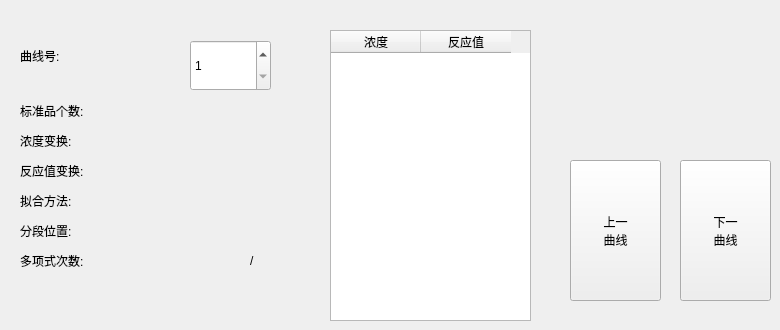
       <widget class="QWidget" name="page_36">
        <widget class="QLabel" name="label_fenduan_p">
         <property name="geometry">
          <rect>
           <x>220</x>
           <y>220</y>
           <width>81</width>
           <height>21</height>
          </rect>
         </property>
         <property name="text">
          <string notr="true"/>
         </property>
        </widget>
        <widget class="QLabel" name="label_124">
         <property name="geometry">
          <rect>
           <x>20</x>
           <y>190</y>
           <width>171</width>
           <height>21</height>
          </rect>
         </property>
         <property name="layoutDirection">
          <enum>Qt::LeftToRight</enum>
         </property>
         <property name="text">
          <string>拟合方法:</string>
         </property>
        </widget>
        <widget class="QTableWidget" name="tableWidget_curve">
         <property name="geometry">
          <rect>
           <x>330</x>
           <y>30</y>
           <width>201</width>
           <height>291</height>
          </rect>
         </property>
         <property name="minimumSize">
          <size>
           <width>0</width>
           <height>80</height>
          </size>
         </property>
         <property name="frameShadow">
          <enum>QFrame::Plain</enum>
         </property>
         <property name="horizontalScrollBarPolicy">
          <enum>Qt::ScrollBarAsNeeded</enum>
         </property>
         <property name="autoScrollMargin">
          <number>14</number>
         </property>
         <attribute name="horizontalHeaderDefaultSectionSize">
          <number>90</number>
         </attribute>
         <column>
          <property name="text">
           <string>浓度</string>
          </property>
         </column>
         <column>
          <property name="text">
           <string>反应值</string>
          </property>
         </column>
        </widget>
        <widget class="QSpinBox" name="spinBox_curve_No">
         <property name="geometry">
          <rect>
           <x>190</x>
           <y>40</y>
           <width>81</width>
           <height>51</height>
          </rect>
         </property>
         <property name="minimum">
          <number>1</number>
         </property>
         <property name="maximum">
          <number>10</number>
         </property>
        </widget>
        <widget class="QLabel" name="label_126">
         <property name="geometry">
          <rect>
           <x>20</x>
           <y>220</y>
           <width>171</width>
           <height>21</height>
          </rect>
         </property>
         <property name="layoutDirection">
          <enum>Qt::LeftToRight</enum>
         </property>
         <property name="text">
          <string>分段位置:</string>
         </property>
        </widget>
        <widget class="QLabel" name="label_std_num">
         <property name="geometry">
          <rect>
           <x>220</x>
           <y>100</y>
           <width>51</width>
           <height>21</height>
          </rect>
         </property>
         <property name="text">
          <string notr="true"/>
         </property>
        </widget>
        <widget class="QLabel" name="label_89">
         <property name="geometry">
          <rect>
           <x>20</x>
           <y>100</y>
           <width>161</width>
           <height>21</height>
          </rect>
         </property>
         <property name="layoutDirection">
          <enum>Qt::LeftToRight</enum>
         </property>
         <property name="text">
          <string>标准品个数:</string>
         </property>
        </widget>
        <widget class="QLabel" name="label_129">
         <property name="geometry">
          <rect>
           <x>250</x>
           <y>250</y>
           <width>16</width>
           <height>21</height>
          </rect>
         </property>
         <property name="text">
          <string notr="true">/</string>
         </property>
        </widget>
        <widget class="QLabel" name="label_fanyingzhi_change">
         <property name="geometry">
          <rect>
           <x>220</x>
           <y>160</y>
           <width>51</width>
           <height>21</height>
          </rect>
         </property>
         <property name="text">
          <string notr="true"/>
         </property>
        </widget>
        <widget class="QLabel" name="label_128">
         <property name="geometry">
          <rect>
           <x>20</x>
           <y>250</y>
           <width>171</width>
           <height>21</height>
          </rect>
         </property>
         <property name="layoutDirection">
          <enum>Qt::LeftToRight</enum>
         </property>
         <property name="text">
          <string>多项式次数:</string>
         </property>
        </widget>
        <widget class="QLabel" name="label_nihe_way">
         <property name="geometry">
          <rect>
           <x>220</x>
           <y>190</y>
           <width>91</width>
           <height>21</height>
          </rect>
         </property>
         <property name="text">
          <string notr="true"/>
         </property>
        </widget>
        <widget class="QLabel" name="label_cishu">
         <property name="geometry">
          <rect>
           <x>270</x>
           <y>250</y>
           <width>31</width>
           <height>21</height>
          </rect>
         </property>
         <property name="text">
          <string notr="true"/>
         </property>
        </widget>
        <widget class="QLabel" name="label_131">
         <property name="geometry">
          <rect>
           <x>20</x>
           <y>40</y>
           <width>121</width>
           <height>31</height>
          </rect>
         </property>
         <property name="layoutDirection">
          <enum>Qt::LeftToRight</enum>
         </property>
         <property name="text">
          <string>曲线号:</string>
         </property>
        </widget>
        <widget class="QLabel" name="label_nongdu_change">
         <property name="geometry">
          <rect>
           <x>220</x>
           <y>130</y>
           <width>51</width>
           <height>21</height>
          </rect>
         </property>
         <property name="text">
          <string notr="true"/>
         </property>
        </widget>
        <widget class="QLabel" name="label_cishu_auto">
         <property name="geometry">
          <rect>
           <x>220</x>
           <y>250</y>
           <width>31</width>
           <height>21</height>
          </rect>
         </property>
         <property name="layoutDirection">
          <enum>Qt::RightToLeft</enum>
         </property>
         <property name="text">
          <string notr="true"/>
         </property>
        </widget>
        <widget class="QLabel" name="label_120">
         <property name="geometry">
          <rect>
           <x>20</x>
           <y>130</y>
           <width>181</width>
           <height>21</height>
          </rect>
         </property>
         <property name="layoutDirection">
          <enum>Qt::LeftToRight</enum>
         </property>
         <property name="text">
          <string>浓度变换:</string>
         </property>
        </widget>
        <widget class="QLabel" name="label_122">
         <property name="geometry">
          <rect>
           <x>20</x>
           <y>160</y>
           <width>191</width>
           <height>21</height>
          </rect>
         </property>
         <property name="layoutDirection">
          <enum>Qt::LeftToRight</enum>
         </property>
         <property name="text">
          <string>反应值变换:</string>
         </property>
        </widget>
        <widget class="QPushButton" name="prev_cu">
         <property name="geometry">
          <rect>
           <x>570</x>
           <y>160</y>
           <width>91</width>
           <height>141</height>
          </rect>
         </property>
         <property name="text">
          <string>上一
曲线</string>
         </property>
        </widget>
        <widget class="QPushButton" name="next_cu">
         <property name="geometry">
          <rect>
           <x>680</x>
           <y>160</y>
           <width>91</width>
           <height>141</height>
          </rect>
         </property>
         <property name="text">
          <string>下一
曲线</string>
         </property>
        </widget>
       </widget>
